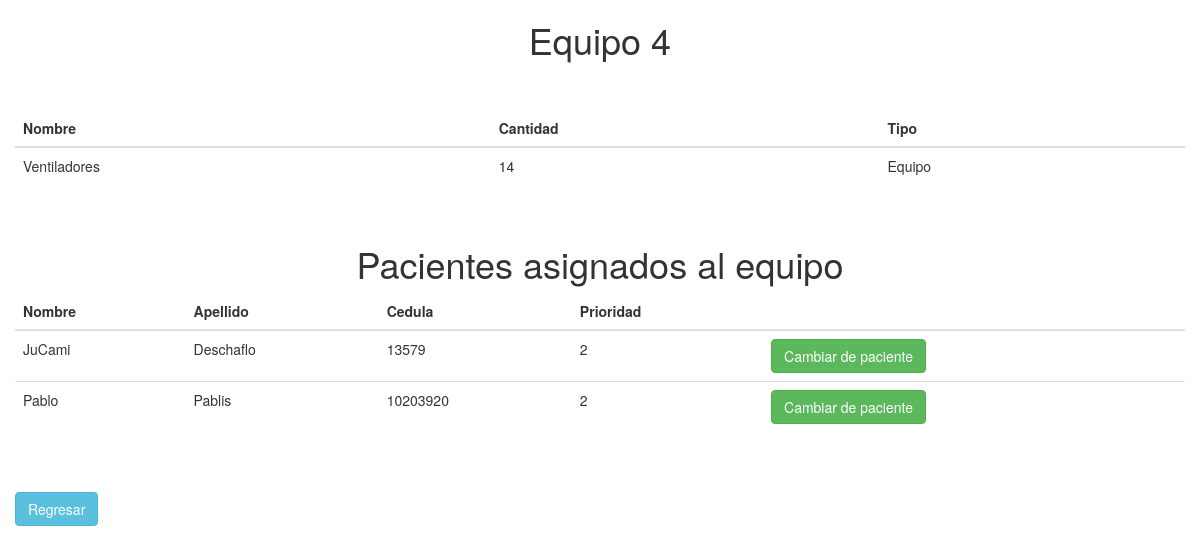
/singleEquipo.php?ce=4, run on the app's committed database.
### tables this page shows
CREATE TABLE `inventario` (
  `Id` int(11) NOT NULL,
  `Nombre` char(60) DEFAULT NULL,
  `Cantidad` int(11) NOT NULL,
  `Tipo` varchar(255) DEFAULT NULL
);

CREATE TABLE `pacientesxinventario` (
  `Id` int(11) NOT NULL,
  `Paciente` int(11) NOT NULL,
  `Item` int(11) NOT NULL
);

CREATE TABLE `pacientes` (
  `Idp` int(11) NOT NULL,
  `Nombre` char(25) DEFAULT NULL,
  `Apellido` char(25) DEFAULT NULL,
  `Cedula` int(11) NOT NULL,
  `Duracion` int(11) NOT NULL,
  `Diagnostico` varchar(255) DEFAULT NULL,
  `FechaIngreso` date NOT NULL,
  `Prioridad` int(11) DEFAULT NULL,
  `Medico` int(11) NOT NULL,
  `Cama` int(11) NOT NULL
);

### singleEquipo.php (the view, shortened to what this page needs)
<!DOCTYPE html>
<html lang="en">
    <head>
        <link rel="stylesheet" href="https://maxcdn.bootstrapcdn.com/bootstrap/3.4.1/css/bootstrap.min.css">
    </head>
    <body>
        <div class="container-fluid">
            <?php
                $con = mysqli_connect(HOST_DB, USUARIO_DB, USUARIO_PASS, NOMBRE_DB);
                $idEquipo = $_GET['ce'];
                $sqlEquipo = "SELECT * FROM Inventario WHERE Id = \"$idEquipo\"";
                $resEquipo = mysqli_query($con, $sqlEquipo);
                $fila = mysqli_fetch_array($resEquipo);
                $nombre = $fila['Nombre'];
                $cantidad = $fila['Cantidad'];
                $tipo = $fila['Tipo'];
                $sqlPacientes = "SELECT * FROM PacientesXInventario INNER JOIN Pacientes ON PacientesXInventario.Paciente = Pacientes.Idp WHERE Item = \"$idEquipo\" ";
                $resPacientes = mysqli_query($con,$sqlPacientes);
                echo "<h1 align=\"center\">Equipo $idEquipo</h1>";
                $str_datos="";
                $str_datos.='<br>';
                $str_datos.='<br>';
                $str_datos.='<table class="table">';
                    $str_datos.='<thead class="thead-dark">';
                        $str_datos.='<tr>';
                            $str_datos.='<th scope="col">Nombre</th>';
                            $str_datos.='<th scope="col">Cantidad</th>';
                            $str_datos.='<th scope="col">Tipo</th>';
                        $str_datos.='</tr>';
                        $str_datos.='</thead>';
                        $str_datos.='<tbody>';
                        $str_datos.='<tr>';
                            $str_datos .= '<td>'. $nombre . '</td>';
                            $str_datos .= '<td>'. $cantidad . '</td>';
                            $str_datos .= '<td>'. $tipo .'</td>';
                        $str_datos.='</tr>';
                    $str_datos.='</tbody>';
                    $str_datos.='</table>';
                $str_datos.='<br>';
                echo $str_datos;
                echo "<h1 align=\"center\">Pacientes asignados al equipo</h1>";
                $str_datos = "";
                $str_datos.='<table class="table">';
                    $str_datos.='<thead class="thead-dark">';
                        $str_datos.='<tr>';
                            $str_datos.='<th scope="col">Nombre</th>';
                            $str_datos.='<th scope="col">Apellido</th>';
                            $str_datos.='<th scope="col">Cedula</th>';
                            $str_datos.='<th scope="col">Prioridad</th>';
                            $str_datos.='<th scope="col"></th>';
                        $str_datos.='</tr>';
                        $str_datos.='</thead>';
                        $str_datos.='<tbody>';
                        foreach($resPacientes as $paciente){
                                $str_datos.='<tr>';
                                    $str_datos.='<td>'. $paciente['Nombre'].'</td>';
                                    $str_datos.='<td>'. $paciente['Apellido'].'</td>';
                                    $str_datos.='<td>'. $paciente['Cedula'].'</td>';
                                    $str_datos.='<td>'. $paciente['Prioridad'].'</td>';
                                    $str_datos.='<td>
                                    <a class="btn btn-success"
                                    href=\'cambiarPaciente.php?
                                    idCambiar='.$paciente['Idp'].
                                    '&idEquipo='.$idEquipo.
                                    '\'>'. 'Cambiar de paciente'. '</a>
                                    </td>';
                                    $str_datos.='</tr>';
                        }
                        $str_datos.='</tbody>';
                    $str_datos.='</table>';
                $str_datos.='<br>';
                echo $str_datos;
                echo "<br>";
                echo "<a class=\"btn btn-info\" href=\"administrarEquipos.php\">Regresar</a>";
            ?>
        </div>
    </body>
</html>

### data on the page
inventario: Nombre "Ventiladores", Cantidad "14", Tipo "Equipo"
pacientesxinventario: Paciente.Nombre "JuCami", Paciente.Apellido "Deschaflo", Paciente.Cedula "13579", Paciente.Prioridad "2"
pacientesxinventario: Paciente.Nombre "Pablo", Paciente.Apellido "Pablis", Paciente.Cedula "10203920", Paciente.Prioridad "2"

### other printed values
$idEquipo "4"
